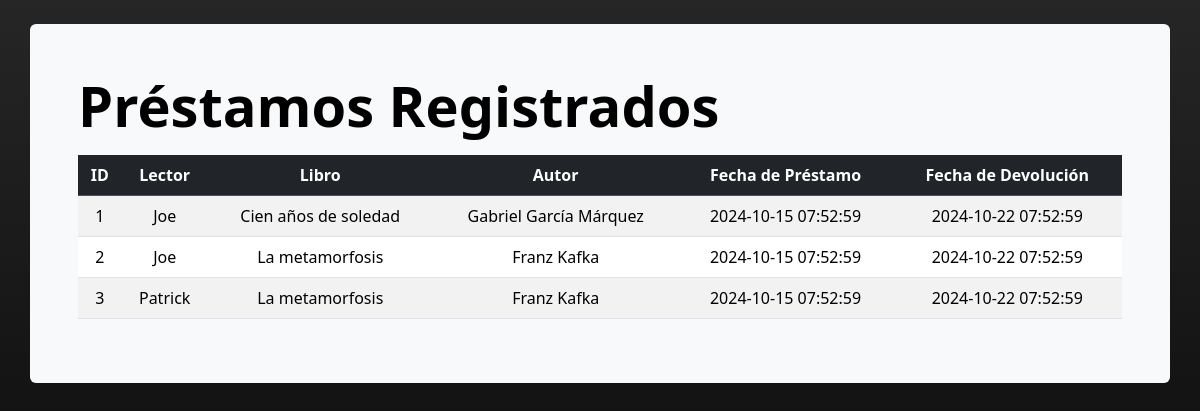
The page /vista/public/vistaPrestamos.php on the database its author committed.
### tables this page shows
CREATE TABLE `prestamos` (
  `id_prestamo` int(11) NOT NULL,
  `id_libro_fk` int(11) NOT NULL,
  `id_lector_fk` int(11) NOT NULL,
  `f_prestamo` timestamp NOT NULL DEFAULT current_timestamp(),
  `f_devolucion` timestamp NOT NULL DEFAULT current_timestamp()
);

CREATE TABLE `lector` (
  `id_lector` int(11) NOT NULL,
  `nombre` varchar(30) NOT NULL,
  `direccion` varchar(50) NOT NULL,
  `fono` varchar(8) NOT NULL
);

CREATE TABLE `libros` (
  `id_libro` int(11) NOT NULL,
  `titulo` varchar(30) NOT NULL,
  `autor` varchar(30) NOT NULL,
  `anio_publicacion` int(11) NOT NULL,
  `genero` varchar(30) NOT NULL
);

### modelo/Database.php (called while the page is built, shortened)
<?php
class Database {
    public function __construct() {
        $this->conn = new mysqli(DB_SERVER, DB_USERNAME, DB_PASSWORD, DB_NAME);
    }
}
?>

### controlador/ControladorPrestamo.php (the view)
<?php
require_once __DIR__ . '/../modelo/Database.php';
class ControladorPrestamo {
    private $db;
    public function __construct() {
        $this->db = new Database();
    }
    public function obtenerPrestamos() {
        $sql = "SELECT p.id_prestamo, p.f_prestamo, p.f_devolucion, li.titulo, li.autor, le.nombre
        FROM prestamos p
        JOIN libros li ON p.id_libro_fk = li.id_libro
        JOIN lector le ON p.id_lector_fk = le.id_lector
	ORDER BY p.id_prestamo ASC;";
        $result = $this->db->conn->query($sql);
        if ($result->num_rows > 0) {
            while ($row = $result->fetch_assoc()) {
                echo "<tr>
                        <td>{$row['id_prestamo']}</td>
                        <td>{$row['nombre']}</td>
                        <td>{$row['titulo']}</td>
                        <td>{$row['autor']}</td>
                        <td>{$row['f_prestamo']}</td>
                        <td>{$row['f_devolucion']}</td>
                     </tr>";
            }
        } else {
            echo "<tr><td colspan='7'>0 resultados</td></tr>";
        }
    }
}
?>

### vista/public/vistaPrestamos.php (shortened to what this page needs)
<!DOCTYPE html>
<html lang="es">
<head>
    <link rel="stylesheet" href="../assets/bootstrap/css/bootstrap.min.css">
</head>
<body class="bg-black bg-gradient vh-100">
    <div class="container bg-light p-5 rounded mt-4">
        <h1 class="display-4 mb-3 fw-bold text-black">Préstamos Registrados</h1>
        <table class="table table-striped table-hover text-center">
            <thead class="table-dark">
                <tr>
                    <th>ID</th>
                    <th>Lector</th>
                    <th>Libro</th>
                    <th>Autor</th>
                    <th>Fecha de Préstamo</th>
                    <th>Fecha de Devolución</th>
                </tr>
            </thead>
            <tbody>
                <?php
                require_once '../../controlador/ControladorPrestamo.php';
                $controlador = new ControladorPrestamo();
                $controlador->obtenerPrestamos();
                ?>
            </tbody>
        </table>
    </div>
</body>
</html>

### rows shown on the page
prestamos: id_prestamo "1", id_lector_fk.nombre "Joe", id_libro_fk.titulo "Cien años de soledad", id_libro_fk.autor "Gabriel García Márquez", f_prestamo "2024-10-15 07:52:59", f_devolucion "2024-10-22 07:52:59"
prestamos: id_prestamo "2", id_lector_fk.nombre "Joe", id_libro_fk.titulo "La metamorfosis", id_libro_fk.autor "Franz Kafka", f_prestamo "2024-10-15 07:52:59", f_devolucion "2024-10-22 07:52:59"
prestamos: id_prestamo "3", id_lector_fk.nombre "Patrick", id_libro_fk.titulo "La metamorfosis", id_libro_fk.autor "Franz Kafka", f_prestamo "2024-10-15 07:52:59", f_devolucion "2024-10-22 07:52:59"
